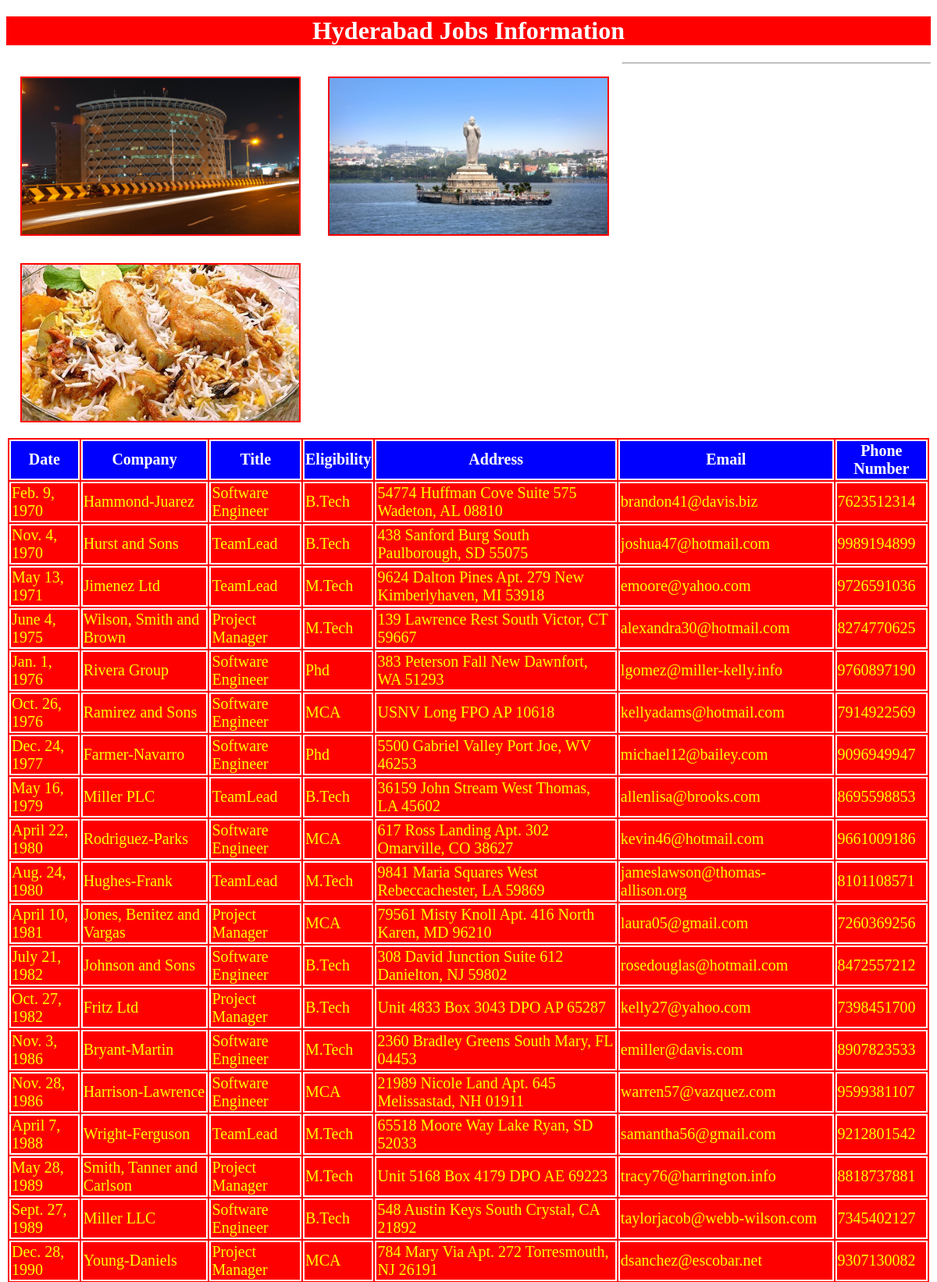
Screenshot of /hydjobs/ (upper part) with the database file from the repository.
### modelPracticeApp/models.py (models this page shows)
class hydjobs(models.Model):
    date=models.DateField();
    company=models.CharField(max_length=100);
    title=models.CharField(max_length=100);
    eligibility=models.CharField(max_length=100);
    address=models.CharField(max_length=100);
    email=models.EmailField();
    phonenumber=models.IntegerField()

### modelPracticeApp/views.py (the view)
# urls.py: path('hydjobs/', views.hydjobs1),
def hydjobs1(request):
    jobs_list=hydjobs.objects.order_by('date')
    my_dict={'jobs_list':jobs_list}
    return render(request,'hydjobs.html',context=my_dict)

### templates/hydjobs.html (shortened to what this page needs)
{% load static %}
<!DOCTYPE html>
<html lang="en" dir="ltr">
  <head>
    <link rel="stylesheet" type="text/css" href="{% static 'css/demo.css' %}">
  </head>
  <body>
    <h1>Hyderabad Jobs Information</h1>
      <img src="{%static 'images/hyd2.jpg' %}" alt="">
      <img src="{%static 'images/hyd1.jpg' %}" alt="">
      <img src="{%static 'images/hyd3.jpg' %}" alt="">
      <hr>
      {% if jobs_list %}
      <table id='tab'>
        <thead>
          <th>Date</th>
          <th>Company</th>
          <th>Title</th>
          <th>Eligibility</th>
          <th>Address</th>
          <th>Email</th>
          <th>Phone Number</th>
        </thead>
        {%for job in jobs_list %}
        <tr>
          <td>{{job.date}}</td>
          <td>{{job.company}}</td>
          <td>{{job.title}}</td>
          <td>{{job.eligibility}}</td>
          <td>{{job.address}}</td>
          <td>{{job.email}}</td>
          <td>{{job.phonenumber}}</td>
        </tr>
        {% endfor %}
      </table>
      {%else %}
      <p>No Jobs Found in Hyderabad</p>
    {% endif %}
  </body>
</html>

### static/css/demo.css (style rules this page uses)
body { background: url(https://images.unsplash.com/photo-1512665591-75fa7ba868d7?ixlib=rb-0.3.5&ixid=eyJhcHBfaWQiOjEyMDd9&s=9fff1ea450ba4c7242b1bd207630469f&auto=format&fit=crop&w=667&q=80) }
img { height: 200px; width:30%; float:left; margin:1.5%; border:2px solid red; }
h1 { color:white; text-align: center; background:red; }
table,thead,th,tr,td { color:yellow; border:2px solid white; font-size: 20px; margin:auto; background:red; }
thead,th { color:white; border:2px solid white; font-size: 20px; margin:auto; background:blue; }
table tr:nth-of-type(even) { background: #f4c242; }

### rows the page displays
hydjobs: date "Feb. 9, 1970", company "Hammond-Juarez", title "Software Engineer", eligibility "B.Tech", address "54774 Huffman Cove Suite 575 Wadeton, AL 08810", email "brandon41@davis.biz", phonenumber "7623512314"
hydjobs: date "Nov. 4, 1970", company "Hurst and Sons", title "TeamLead", eligibility "B.Tech", address "438 Sanford Burg South Paulborough, SD 55075", email "joshua47@hotmail.com", phonenumber "9989194899"
hydjobs: date "May 13, 1971", company "Jimenez Ltd", title "TeamLead", eligibility "M.Tech", address "9624 Dalton Pines Apt. 279 New Kimberlyhaven, MI 53918", email "emoore@yahoo.com", phonenumber "9726591036"
hydjobs: date "June 4, 1975", company "Wilson, Smith and Brown", title "Project Manager", eligibility "M.Tech", address "139 Lawrence Rest South Victor, CT 59667", email "alexandra30@hotmail.com", phonenumber "8274770625"
hydjobs: date "Jan. 1, 1976", company "Rivera Group", title "Software Engineer", eligibility "Phd", address "383 Peterson Fall New Dawnfort, WA 51293", email "lgomez@miller-kelly.info", phonenumber "9760897190"
hydjobs: date "Oct. 26, 1976", company "Ramirez and Sons", title "Software Engineer", eligibility "MCA", address "USNV Long FPO AP 10618", email "kellyadams@hotmail.com", phonenumber "7914922569"
hydjobs: date "Dec. 24, 1977", company "Farmer-Navarro", title "Software Engineer", eligibility "Phd", address "5500 Gabriel Valley Port Joe, WV 46253", email "michael12@bailey.com", phonenumber "9096949947"
hydjobs: date "May 16, 1979", company "Miller PLC", title "TeamLead", eligibility "B.Tech", address "36159 John Stream West Thomas, LA 45602", email "allenlisa@brooks.com", phonenumber "8695598853"
hydjobs: date "April 22, 1980", company "Rodriguez-Parks", title "Software Engineer", eligibility "MCA", address "617 Ross Landing Apt. 302 Omarville, CO 38627", email "kevin46@hotmail.com", phonenumber "9661009186"
hydjobs: date "Aug. 24, 1980", company "Hughes-Frank", title "TeamLead", eligibility "M.Tech", address "9841 Maria Squares West Rebeccachester, LA 59869", email "jameslawson@thomas-allison.org", phonenumber "8101108571"
hydjobs: date "April 10, 1981", company "Jones, Benitez and Vargas", title "Project Manager", eligibility "MCA", address "79561 Misty Knoll Apt. 416 North Karen, MD 96210", email "laura05@gmail.com", phonenumber "7260369256"
hydjobs: date "July 21, 1982", company "Johnson and Sons", title "Software Engineer", eligibility "B.Tech", address "308 David Junction Suite 612 Danielton, NJ 59802", email "rosedouglas@hotmail.com", phonenumber "8472557212"
hydjobs: date "Oct. 27, 1982", company "Fritz Ltd", title "Project Manager", eligibility "B.Tech", address "Unit 4833 Box 3043 DPO AP 65287", email "kelly27@yahoo.com", phonenumber "7398451700"
hydjobs: date "Nov. 3, 1986", company "Bryant-Martin", title "Software Engineer", eligibility "M.Tech", address "2360 Bradley Greens South Mary, FL 04453", email "emiller@davis.com", phonenumber "8907823533"
hydjobs: date "Nov. 28, 1986", company "Harrison-Lawrence", title "Software Engineer", eligibility "MCA", address "21989 Nicole Land Apt. 645 Melissastad, NH 01911", email "warren57@vazquez.com", phonenumber "9599381107"
hydjobs: date "April 7, 1988", company "Wright-Ferguson", title "TeamLead", eligibility "M.Tech", address "65518 Moore Way Lake Ryan, SD 52033", email "samantha56@gmail.com", phonenumber "9212801542"
hydjobs: date "May 28, 1989", company "Smith, Tanner and Carlson", title "Project Manager", eligibility "M.Tech", address "Unit 5168 Box 4179 DPO AE 69223", email "tracy76@harrington.info", phonenumber "8818737881"
hydjobs: date "Sept. 27, 1989", company "Miller LLC", title "Software Engineer", eligibility "B.Tech", address "548 Austin Keys South Crystal, CA 21892", email "taylorjacob@webb-wilson.com", phonenumber "7345402127"
hydjobs: date "Dec. 28, 1990", company "Young-Daniels", title "Project Manager", eligibility "MCA", address "784 Mary Via Apt. 272 Torresmouth, NJ 26191", email "dsanchez@escobar.net", phonenumber "9307130082"
